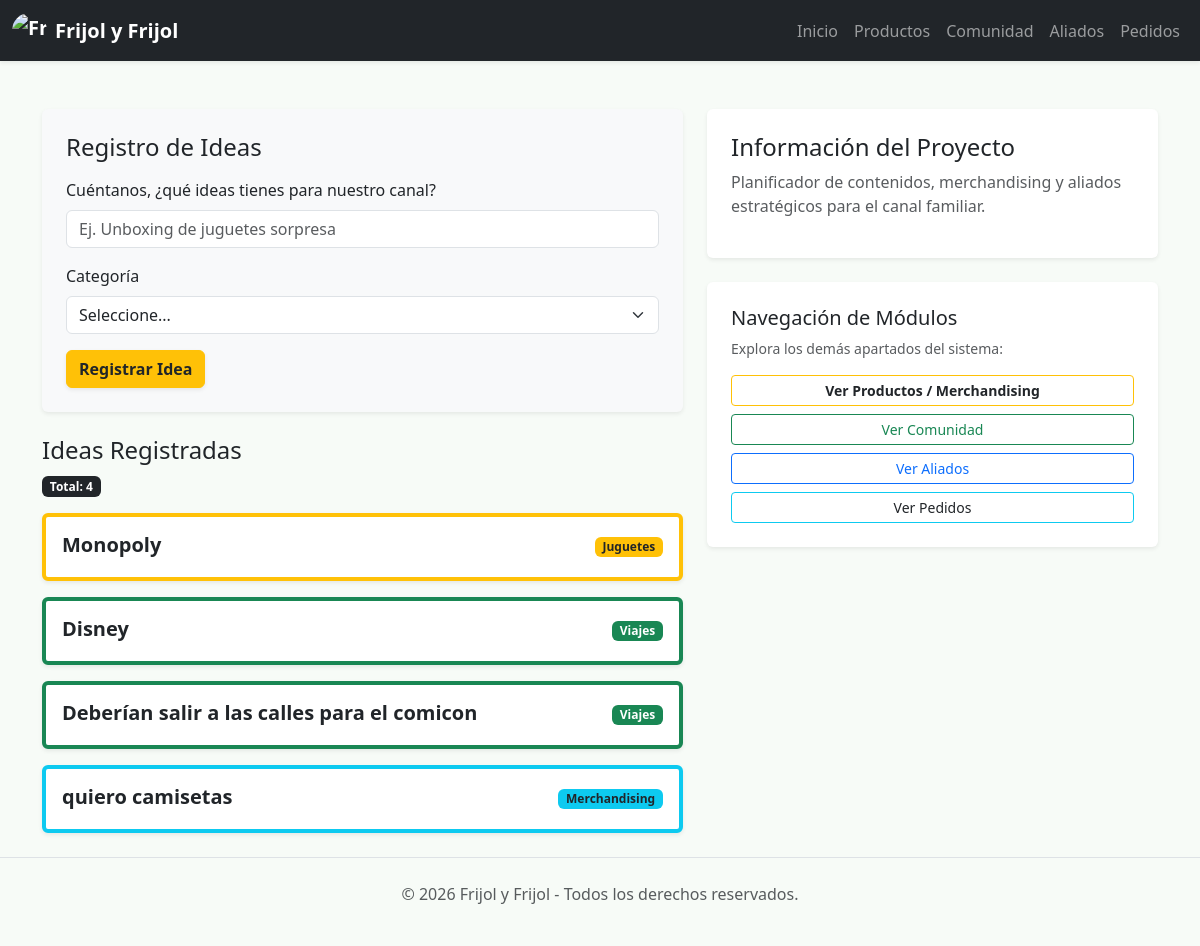
The page / on the database its author committed.
### tables this page shows
CREATE TABLE ideas (id INTEGER PRIMARY KEY AUTOINCREMENT, nombre TEXT, categoria TEXT);

### app.py (the view, shortened to what this page needs)
@app.route('/', methods=['GET', 'POST'])
def index():
  conn = sqlite3.connect('ideas.db')
  conn.row_factory = sqlite3.Row
  cursor = conn.cursor()
  cursor.execute('SELECT * FROM ideas')
  ideas = cursor.fetchall()
  conn.close()
  return render_template('index.html', ideas=ideas)

### templates/index.html (shortened to what this page needs)
{% extends "base.html" %}
{% block content %}
<div class="row">
    <div class="col-md-7">
        <div class="card p-4 mb-4 shadow-sm border-0 bg-light">
            <h3 class="h4 text-dark mb-3">Registro de Ideas</h3>
            <form action="{{ url_for('index') }}" method="POST">
                <div class="mb-3">
                    <label for="nombre" class="form-label">Cuéntanos, ¿qué ideas tienes para nuestro canal?</label>
                    <input type="text" class="form-control" id="nombre" name="nombre" placeholder="Ej. Unboxing de juguetes sorpresa" required>
                </div>
                <div class="mb-3">
                    <label for="categoria" class="form-label">Categoría</label>
                    <select class="form-select" id="categoria" name="categoria" required>
                        <option value="">Seleccione...</option>
                    </select>
                </div>
                <button type="submit" class="btn btn-warning text-dark fw-bold shadow-sm">Registrar Idea</button>
            </form>
        </div>
        <h3 class="h4 text-dark">Ideas Registradas</h3>
        <span class="badge bg-dark mb-3">Total: {{ ideas|length }}</span>
        <div class="row row-cols-1 g-3">
            {% for idea in ideas %}
                {% set border_color = 'border-secondary' %}
                {% set badge_color = 'bg-secondary' %}
                {% if idea.categoria == 'Juguetes' %}
                    {% set border_color = 'border-warning' %}
                    {% set badge_color = 'bg-warning text-dark' %}
                {% elif idea.categoria == 'Videos' %}
                    {% set border_color = 'border-danger' %}
                    {% set badge_color = 'bg-danger text-white' %}
                {% elif idea.categoria == 'Merchandising' %}
                    {% set border_color = 'border-info' %}
                    {% set badge_color = 'bg-info text-dark' %}
                {% elif idea.categoria == 'Viajes' %}
                    {% set border_color = 'border-success' %}
                    {% set badge_color = 'bg-success text-white' %}
                {% endif %}
                <div class="col">
                    <div class="card p-3 shadow-sm border-start {{ border_color }} border-4 bg-white">
                        <div class="d-flex justify-content-between align-items-center">
                            <h5 class="mb-1 text-dark fw-bold">{{ idea.nombre }}</h5>
                            <span class="badge {{ badge_color }}">{{ idea.categoria }}</span>
                        </div>
                    </div>
                </div>
            {% endfor %}
        </div>
    </div>
    <div class="col-md-5">
        <div class="card p-4 mb-4 shadow-sm border-0 bg-white">
            <h3 class="h4 text-dark">Información del Proyecto</h3>
            <p class="text-muted">Planificador de contenidos, merchandising y aliados estratégicos para el canal familiar.</p>
        </div>
        <div class="card p-4 shadow-sm border-0 bg-white">
            <h4 class="h5">Navegación de Módulos</h4>
            <p class="text-muted small">Explora los demás apartados del sistema:</p>
            <div class="d-grid gap-2">
                <a href="{{ url_for('productos') }}" class="btn btn-outline-warning text-dark fw-bold btn-sm">Ver Productos / Merchandising</a>
                <a href="{{ url_for('clientes') }}" class="btn btn-outline-success btn-sm">Ver Comunidad</a>
                <a href="{{ url_for('proveedores') }}" class="btn btn-outline-primary btn-sm">Ver Aliados</a>
                <a href="{{ url_for('facturacion') }}" class="btn btn-outline-info text-dark btn-sm">Ver Pedidos</a>
            </div>
        </div>
    </div>
</div>
{% endblock %}

### templates/base.html (shortened to what this page needs)
<!DOCTYPE html>
<html lang="es">
<head>
    <link href="https://cdn.jsdelivr.net/npm/bootstrap@5.3.0/dist/css/bootstrap.min.css" rel="stylesheet">
    <link rel="stylesheet" href="{{ url_for('static', filename='css/style.css') }}">
</head>
<body class="d-flex flex-column min-vh-100">
    {% include "components/navbar.html" %}
    <main class="container my-4">
        {% block content %}{% endblock %}
    </main>
    {% include "components/footer.html" %}
</body>
</html>

### templates/components/navbar.html (shortened to what this page needs)
<nav class="navbar navbar-expand-lg navbar-dark bg-dark mb-4 shadow-sm">
    <div class="container-fluid">
        <a class="navbar-brand d-flex align-items-center fw-bold" href="{{ url_for('index') }}">
            <img src="https://yt3.googleusercontent.com/P3i7sg-KeiKd9RmOhjOLNDeyvhcnwxDSMk9ER-fr0PMQDDPG-jW4Mebz5hZpSAzSPM6poQmlyf0=s160-c-k-c0x00ffffff-no-rj" alt="Frijol y Frijol" width="35" height="35" class="rounded-circle me-2 object-fit-cover">
            Frijol y Frijol
        </a>
        <div class="collapse navbar-collapse" id="navbarNav">
            <ul class="navbar-nav ms-auto">
                <li class="nav-item"><a class="nav-link" href="{{ url_for('index') }}">Inicio</a></li>
                <li class="nav-item"><a class="nav-link" href="{{ url_for('productos') }}">Productos</a></li>
                <li class="nav-item"><a class="nav-link" href="{{ url_for('clientes') }}">Comunidad</a></li>
                <li class="nav-item"><a class="nav-link" href="{{ url_for('proveedores') }}">Aliados</a></li>
                <li class="nav-item"><a class="nav-link" href="{{ url_for('facturacion') }}">Pedidos</a></li>
            </ul>
        </div>
    </div>
</nav>

### templates/components/footer.html
<footer class="text-center text-muted py-4 mt-auto border-top">
    <div class="container">
        <p>&copy; 2026 Frijol y Frijol - Todos los derechos reservados.</p>
    </div>
</footer>

### static/css/style.css (style rules this page uses)
:root { --frijol-green-light: #9bf2a1; --frijol-green-dark: #3ba846; --frijol-brown: #5c3a21; --frijol-yellow: #ffc107; }
html { scroll-behavior: smooth; }
body { font-family: 'Fredoka One', 'Segoe UI', Tahoma, Geneva, Verdana, sans-serif; color: #444444; background-color: #f7fbf7; }

### rows shown on the page
ideas: nombre "Monopoly", categoria "Juguetes"
ideas: nombre "Disney", categoria "Viajes"
ideas: nombre "Deberían salir a las calles para el comicon", categoria "Viajes"
ideas: nombre "quiero camisetas", categoria "Merchandising"

### other values the page prints
{{ ideas|length }} "4"
